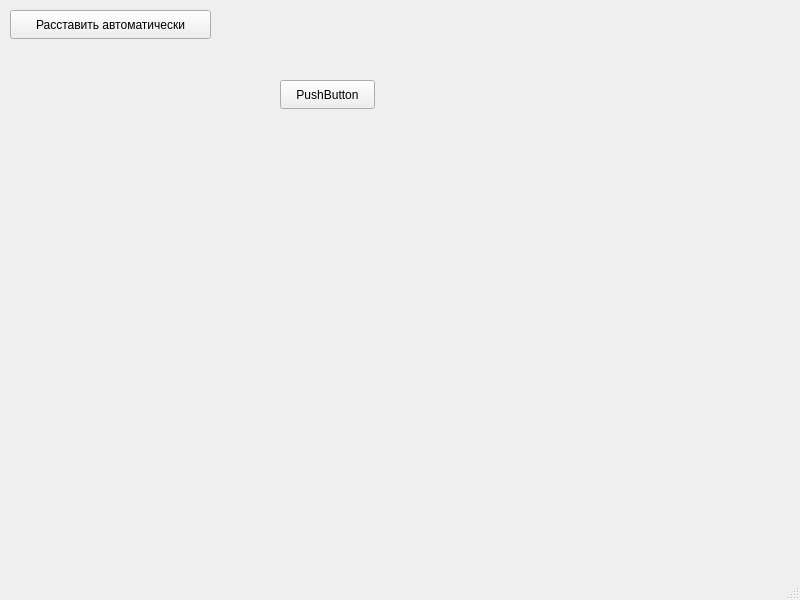
<?xml version="1.0" encoding="UTF-8"?>
<ui version="4.0">
 <class>MainWindow</class>
 <widget class="QMainWindow" name="MainWindow">
  <property name="geometry">
   <rect>
    <x>0</x>
    <y>0</y>
    <width>800</width>
    <height>600</height>
   </rect>
  </property>
  <property name="windowTitle">
   <string>MainWindow</string>
  </property>
  <widget class="QWidget" name="centralwidget">
   <widget class="QPushButton" name="btn_autogen">
    <property name="geometry">
     <rect>
      <x>10</x>
      <y>10</y>
      <width>201</width>
      <height>29</height>
     </rect>
    </property>
    <property name="text">
     <string>Расставить автоматически</string>
    </property>
   </widget>
   <widget class="QWidget" name="field1" native="true">
    <property name="geometry">
     <rect>
      <x>220</x>
      <y>10</y>
      <width>221</width>
      <height>201</height>
     </rect>
    </property>
    <widget class="QPushButton" name="pushButton">
     <property name="geometry">
      <rect>
       <x>60</x>
       <y>70</y>
       <width>95</width>
       <height>29</height>
      </rect>
     </property>
     <property name="text">
      <string>PushButton</string>
     </property>
    </widget>
   </widget>
  </widget>
  <widget class="QMenuBar" name="menubar">
   <property name="geometry">
    <rect>
     <x>0</x>
     <y>0</y>
     <width>800</width>
     <height>23</height>
    </rect>
   </property>
  </widget>
  <widget class="QStatusBar" name="statusbar"/>
 </widget>
 <resources/>
 <connections/>
</ui>
